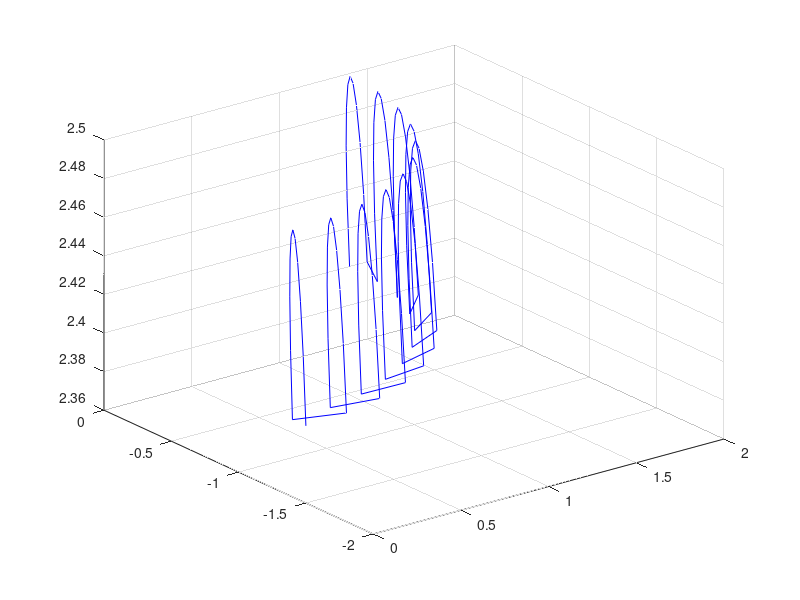
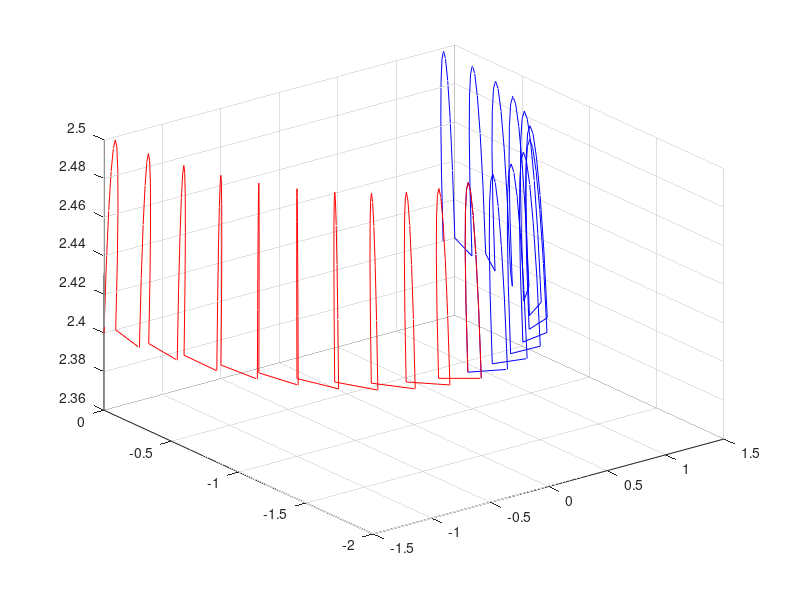
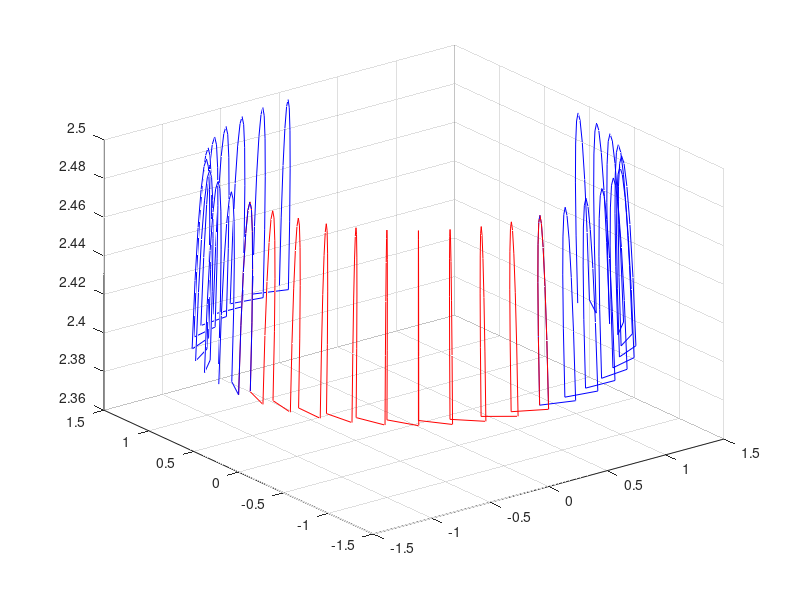
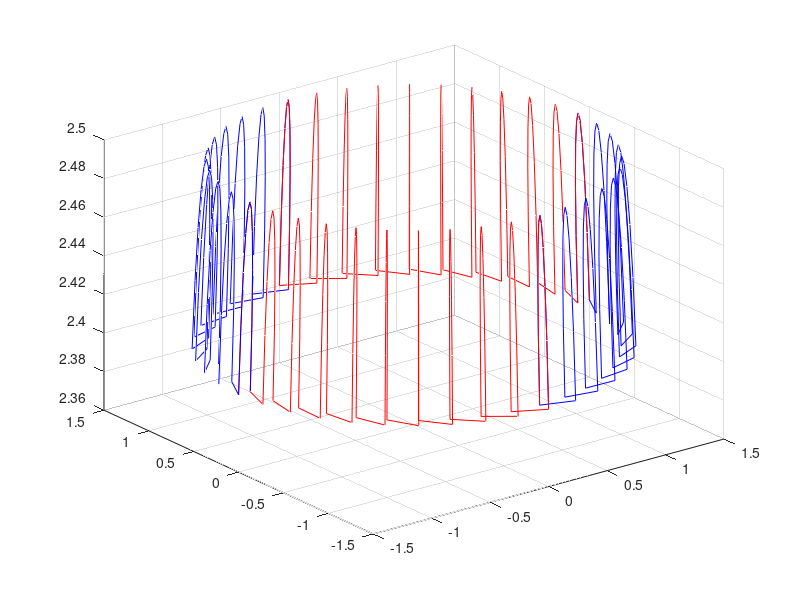

These charts were generated, in order, by the following MATLAB code:
clc
clear all
close all

PAT=[ 1   2   3   4   5   6   7   8   9  10  11  12  13  14  15  16;
  4  17  18  19   8  20  21  22  12  23  24  25  16  26  27  28;
 19  29  30  31  22  32  33  34  25  35  36  37  28  38  39  40;
 31  41  42   1  34  43  44   5  37  45  46   9  40  47  48  13;
 13  14  15  16  49  50  51  52  53  54  55  56  57  58  59  60;
 16  26  27  28  52  61  62  63  56  64  65  66  60  67  68  69;
 28  38  39  40  63  70  71  72  66  73  74  75  69  76  77  78;
 40  47  48  13  72  79  80  49  75  81  82  53  78  83  84  57;
 57  58  59  60  85  86  87  88  89  90  91  92  93  94  95  96;
 60  67  68  69  88  97  98  99  92 100 101 102  96 103 104 105;
 69  76  77  78  99 106 107 108 102 109 110 111 105 112 113 114;
 78  83  84  57 108 115 116  85 111 117 118  89 114 119 120  93;
121 122 123 124 125 126 127 128 129 130 131 132 133 134 135 136;
124 137 138 121 128 139 140 125 132 141 142 129 136 143 144 133;
133 134 135 136 145 146 147 148 149 150 151 152  69 153 154 155;
136 143 144 133 148 156 157 145 152 158 159 149 155 160 161  69;
162 163 164 165 166 167 168 169 170 171 172 173 174 175 176 177;
165 178 179 162 169 180 181 166 173 182 183 170 177 184 185 174;
174 175 176 177 186 187 188 189 190 191 192 193 194 195 196 197;
177 184 185 174 189 198 199 186 193 200 201 190 197 202 203 194;
204 204 204 204 207 208 209 210 211 211 211 211 212 213 214 215;
204 204 204 204 210 217 218 219 211 211 211 211 215 220 221 222;
204 204 204 204 219 224 225 226 211 211 211 211 222 227 228 229;
204 204 204 204 226 230 231 207 211 211 211 211 229 232 233 212;
212 213 214 215 234 235 236 237 238 239 240 241 242 243 244 245;
215 220 221 222 237 246 247 248 241 249 250 251 245 252 253 254;
222 227 228 229 248 255 256 257 251 258 259 260 254 261 262 263;
229 232 233 212 257 264 265 234 260 266 267 238 263 268 269 242;
270 270 270 270 279 280 281 282 275 276 277 278 271 272 273 274;
270 270 270 270 282 289 290 291 278 286 287 288 274 283 284 285;
270 270 270 270 291 298 299 300 288 295 296 297 285 292 293 294;
270 270 270 270 300 305 306 279 297 303 304 275 294 301 302 271];

POIN=[ 1.40000  0.00000 2.40000;
 1.40000 -0.78400 2.40000;
 0.78400 -1.40000 2.40000;
 0.00000 -1.40000 2.40000;
 1.33750  0.00000 2.53125;
 1.33750 -0.74900 2.53125;
 0.74900 -1.33750 2.53125;
 0.00000 -1.33750 2.53125;
 1.43750  0.00000 2.53125;
 1.43750 -0.80500 2.53125;
 0.80500 -1.43750 2.53125;
 0.00000 -1.43750 2.53125;
 1.50000  0.00000 2.40000;
 1.50000 -0.84000 2.40000;
 0.84000 -1.50000 2.40000;
 0.00000 -1.50000 2.40000;
-0.78400 -1.40000 2.40000;
-1.40000 -0.78400 2.40000;
-1.40000  0.00000 2.40000;
-0.74900 -1.33750 2.53125;
-1.33750 -0.74900 2.53125;
-1.33750  0.00000 2.53125;
-0.80500 -1.43750 2.53125;
-1.43750 -0.80500 2.53125;
-1.43750  0.00000 2.53125;
-0.84000 -1.50000 2.40000;
-1.50000 -0.84000 2.40000;
-1.50000  0.00000 2.40000;
-1.40000  0.78400 2.40000;
-0.78400  1.40000 2.40000;
 0.00000  1.40000 2.40000;
-1.33750  0.74900 2.53125;
-0.74900  1.33750 2.53125;
 0.00000  1.33750 2.53125;
-1.43750  0.80500 2.53125;
-0.80500  1.43750 2.53125;
 0.00000  1.43750 2.53125;
-1.50000  0.84000 2.40000;
-0.84000  1.50000 2.40000;
 0.00000  1.50000 2.40000;
 0.78400  1.40000 2.40000;
 1.40000  0.78400 2.40000;
 0.74900  1.33750 2.53125;
 1.33750  0.74900 2.53125;
 0.80500  1.43750 2.53125;
 1.43750  0.80500 2.53125;
 0.84000  1.50000 2.40000;
 1.50000  0.84000 2.40000;
 1.75000  0.00000 1.87500;
 1.75000 -0.98000 1.87500;
 0.98000 -1.75000 1.87500;
 0.00000 -1.75000 1.87500;
 2.00000  0.00000 1.35000;
 2.00000 -1.12000 1.35000;
 1.12000 -2.00000 1.35000;
 0.00000 -2.00000 1.35000;
 2.00000  0.00000 0.90000;
 2.00000 -1.12000 0.90000;
 1.12000 -2.00000 0.90000;
 0.00000 -2.00000 0.90000;
-0.98000 -1.75000 1.87500;
-1.75000 -0.98000 1.87500;
-1.75000  0.00000 1.87500;
-1.12000 -2.00000 1.35000;
-2.00000 -1.12000 1.35000;
-2.00000  0.00000 1.35000;
-1.12000 -2.00000 0.90000;
-2.00000 -1.12000 0.90000;
-2.00000  0.00000 0.90000;
-1.75000  0.98000 1.87500;
-0.98000  1.75000 1.87500;
 0.00000  1.75000 1.87500;
-2.00000  1.12000 1.35000;
-1.12000  2.00000 1.35000;
 0.00000  2.00000 1.35000;
-2.00000  1.12000 0.90000;
-1.12000  2.00000 0.90000;
 0.00000  2.00000 0.90000;
 0.98000  1.75000 1.87500;
 1.75000  0.98000 1.87500;
 1.12000  2.00000 1.35000;
 2.00000  1.12000 1.35000;
 1.12000  2.00000 0.90000;
 2.00000  1.12000 0.90000;
 2.00000  0.00000 0.45000;
 2.00000 -1.12000 0.45000;
 1.12000 -2.00000 0.45000;
 0.00000 -2.00000 0.45000;
 1.50000  0.00000 0.22500;
 1.50000 -0.84000 0.22500;
 0.84000 -1.50000 0.22500;
 0.00000 -1.50000 0.22500;
 1.50000  0.00000 0.15000;
 1.50000 -0.84000 0.15000;
 0.84000 -1.50000 0.15000;
 0.00000 -1.50000 0.15000;
-1.12000 -2.00000 0.45000;
-2.00000 -1.12000 0.45000;
-2.00000  0.00000 0.45000;
-0.84000 -1.50000 0.22500;
-1.50000 -0.84000 0.22500;
-1.50000  0.00000 0.22500;
-0.84000 -1.50000 0.15000;
-1.50000 -0.84000 0.15000;
-1.50000  0.00000 0.15000;
-2.00000  1.12000 0.45000;
-1.12000  2.00000 0.45000;
 0.00000  2.00000 0.45000;
-1.50000  0.84000 0.22500;
-0.84000  1.50000 0.22500;
 0.00000  1.50000 0.22500;
-1.50000  0.84000 0.15000;
-0.84000  1.50000 0.15000;
 0.00000  1.50000 0.15000;
 1.12000  2.00000 0.45000;
 2.00000  1.12000 0.45000;
 0.84000  1.50000 0.22500;
 1.50000  0.84000 0.22500;
 0.84000  1.50000 0.15000;
 1.50000  0.84000 0.15000;
-1.60000  0.00000 2.02500;
-1.60000 -0.30000 2.02500;
-1.50000 -0.30000 2.25000;
-1.50000  0.00000 2.25000;
-2.30000  0.00000 2.02500;
-2.30000 -0.30000 2.02500;
-2.50000 -0.30000 2.25000;
-2.50000  0.00000 2.25000;
-2.70000  0.00000 2.02500;
-2.70000 -0.30000 2.02500;
-3.00000 -0.30000 2.25000;
-3.00000  0.00000 2.25000;
-2.70000  0.00000 1.80000;
-2.70000 -0.30000 1.80000;
-3.00000 -0.30000 1.80000;
-3.00000  0.00000 1.80000;
-1.50000  0.30000 2.25000;
-1.60000  0.30000 2.02500;
-2.50000  0.30000 2.25000;
-2.30000  0.30000 2.02500;
-3.00000  0.30000 2.25000;
-2.70000  0.30000 2.02500;
-3.00000  0.30000 1.80000;
-2.70000  0.30000 1.80000;
-2.70000  0.00000 1.57500;
-2.70000 -0.30000 1.57500;
-3.00000 -0.30000 1.35000;
-3.00000  0.00000 1.35000;
-2.50000  0.00000 1.12500;
-2.50000 -0.30000 1.12500;
-2.65000 -0.30000 0.93750;
-2.65000  0.00000 0.93750;
-2.00000 -0.30000 0.90000;
-1.90000 -0.30000 0.60000;
-1.90000  0.00000 0.60000;
-3.00000  0.30000 1.35000;
-2.70000  0.30000 1.57500;
-2.65000  0.30000 0.93750;
-2.50000  0.30000 1.12500;
-1.90000  0.30000 0.60000;
-2.00000  0.30000 0.90000;
 1.70000  0.00000 1.42500;
 1.70000 -0.66000 1.42500;
 1.70000 -0.66000 0.60000;
 1.70000  0.00000 0.60000;
 2.60000  0.00000 1.42500;
 2.60000 -0.66000 1.42500;
 3.10000 -0.66000 0.82500;
 3.10000  0.00000 0.82500;
 2.30000  0.00000 2.10000;
 2.30000 -0.25000 2.10000;
 2.40000 -0.25000 2.02500;
 2.40000  0.00000 2.02500;
 2.70000  0.00000 2.40000;
 2.70000 -0.25000 2.40000;
 3.30000 -0.25000 2.40000;
 3.30000  0.00000 2.40000;
 1.70000  0.66000 0.60000;
 1.70000  0.66000 1.42500;
 3.10000  0.66000 0.82500;
 2.60000  0.66000 1.42500;
 2.40000  0.25000 2.02500;
 2.30000  0.25000 2.10000;
 3.30000  0.25000 2.40000;
 2.70000  0.25000 2.40000;
 2.80000  0.00000 2.47500;
 2.80000 -0.25000 2.47500;
 3.52500 -0.25000 2.49375;
 3.52500  0.00000 2.49375;
 2.90000  0.00000 2.47500;
 2.90000 -0.15000 2.47500;
 3.45000 -0.15000 2.51250;
 3.45000  0.00000 2.51250;
 2.80000  0.00000 2.40000;
 2.80000 -0.15000 2.40000;
 3.20000 -0.15000 2.40000;
 3.20000  0.00000 2.40000;
 3.52500  0.25000 2.49375;
 2.80000  0.25000 2.47500;
 3.45000  0.15000 2.51250;
 2.90000  0.15000 2.47500;
 3.20000  0.15000 2.40000;
 2.80000  0.15000 2.40000;
 0.00000  0.00000 3.15000;
 0.00000 -0.00200 3.15000;
 0.00200  0.00000 3.15000;
 0.80000  0.00000 3.15000;
 0.80000 -0.45000 3.15000;
 0.45000 -0.80000 3.15000;
 0.00000 -0.80000 3.15000;
 0.00000  0.00000 2.85000;
 0.20000  0.00000 2.70000;
 0.20000 -0.11200 2.70000;
 0.11200 -0.20000 2.70000;
 0.00000 -0.20000 2.70000;
-0.00200  0.00000 3.15000;
-0.45000 -0.80000 3.15000;
-0.80000 -0.45000 3.15000;
-0.80000  0.00000 3.15000;
-0.11200 -0.20000 2.70000;
-0.20000 -0.11200 2.70000;
-0.20000  0.00000 2.70000;
 0.00000  0.00200 3.15000;
-0.80000  0.45000 3.15000;
-0.45000  0.80000 3.15000;
 0.00000  0.80000 3.15000;
-0.20000  0.11200 2.70000;
-0.11200  0.20000 2.70000;
 0.00000  0.20000 2.70000;
 0.45000  0.80000 3.15000;
 0.80000  0.45000 3.15000;
 0.11200  0.20000 2.70000;
 0.20000  0.11200 2.70000;
 0.40000  0.00000 2.55000;
 0.40000 -0.22400 2.55000;
 0.22400 -0.40000 2.55000;
 0.00000 -0.40000 2.55000;
 1.30000  0.00000 2.55000;
 1.30000 -0.72800 2.55000;
 0.72800 -1.30000 2.55000;
 0.00000 -1.30000 2.55000;
 1.30000  0.00000 2.40000;
 1.30000 -0.72800 2.40000;
 0.72800 -1.30000 2.40000;
 0.00000 -1.30000 2.40000;
-0.22400 -0.40000 2.55000;
-0.40000 -0.22400 2.55000;
-0.40000  0.00000 2.55000;
-0.72800 -1.30000 2.55000;
-1.30000 -0.72800 2.55000;
-1.30000  0.00000 2.55000;
-0.72800 -1.30000 2.40000;
-1.30000 -0.72800 2.40000;
-1.30000  0.00000 2.40000;
-0.40000  0.22400 2.55000;
-0.22400  0.40000 2.55000;
 0.00000  0.40000 2.55000;
-1.30000  0.72800 2.55000;
-0.72800  1.30000 2.55000;
 0.00000  1.30000 2.55000;
-1.30000  0.72800 2.40000;
-0.72800  1.30000 2.40000;
 0.00000  1.30000 2.40000;
 0.22400  0.40000 2.55000;
 0.40000  0.22400 2.55000;
 0.72800  1.30000 2.55000;
 1.30000  0.72800 2.55000;
 0.72800  1.30000 2.40000;
 1.30000  0.72800 2.40000;
 0.00000  0.00000 0.00000;
 1.50000  0.00000 0.15000;
 1.50000  0.84000 0.15000;
 0.84000  1.50000 0.15000;
 0.00000  1.50000 0.15000;
 1.50000  0.00000 0.07500;
 1.50000  0.84000 0.07500;
 0.84000  1.50000 0.07500;
 0.00000  1.50000 0.07500;
 1.42500  0.00000 0.00000;
 1.42500  0.79800 0.00000;
 0.79800  1.42500 0.00000;
 0.00000  1.42500 0.00000;
-0.84000  1.50000 0.15000;
-1.50000  0.84000 0.15000;
-1.50000  0.00000 0.15000;
-0.84000  1.50000 0.07500;
-1.50000  0.84000 0.07500;
-1.50000  0.00000 0.07500;
-0.79800  1.42500 0.00000;
-1.42500  0.79800 0.00000;
-1.42500  0.00000 0.00000;
-1.50000 -0.84000 0.15000;
-0.84000 -1.50000 0.15000;
 0.00000 -1.50000 0.15000;
-1.50000 -0.84000 0.07500;
-0.84000 -1.50000 0.07500;
 0.00000 -1.50000 0.07500;
-1.42500 -0.79800 0.00000;
-0.79800 -1.42500 0.00000;
 0.00000 -1.42500 0.00000;
 0.84000 -1.50000 0.15000;
 1.50000 -0.84000 0.15000;
 0.84000 -1.50000 0.07500;
 1.50000 -0.84000 0.07500;
 0.79800 -1.42500 0.00000;
 1.42500 -0.79800 0.00000
];

[u,v]=meshgrid(0:0.1:1,0:0.1:1);

u=u(:);
v=v(:);

f1=(1-u).^3;
f2=3.*(1-u).^2.*u;
f3=3.*(1-u).*(u.^2);
f4=u.^3;

g1=(1-v).^3;
g2=3.*(1-v).^2.*v;
g3=3.*(1-v).*(v.^2);
g4=v.^3;


for h=1:32
	temp1=PAT(1,:);
	S=f1.*g1*POIN(temp1(1),:)+f2.*g1*POIN(temp1(2),:)+f3.*g1*POIN(temp1(3),:)+f4.*g1*POIN(temp1(4),:)+f1.*g2*POIN(temp1(5),:)+f2.*g2*POIN(temp1(6),:)+f3.*g2*POIN(temp1(7),:)+f4.*g2*POIN(temp1(8),:)+f1.*g3*POIN(temp1(9),:)+f2.*g3*POIN(temp1(10),:)+f3.*g3*POIN(temp1(11),:)+f4.*g3*POIN(temp1(12),:)+f1.*g4*POIN(temp1(13),:)+f2.*g4*POIN(temp1(14),:)+f3.*g4*POIN(temp1(15),:)+f4.*g4*POIN(temp1(16),:);
	plot3(S(:,1),S(:,2),S(:,3),'b')
	hold
for i=2:h
temp1=PAT(i,:);	
S=f1.*g1*POIN(temp1(1),:)+f2.*g1*POIN(temp1(2),:)+f3.*g1*POIN(temp1(3),:)+f4.*g1*POIN(temp1(4),:)+f1.*g2*POIN(temp1(5),:)+f2.*g2*POIN(temp1(6),:)+f3.*g2*POIN(temp1(7),:)+f4.*g2*POIN(temp1(8),:)+f1.*g3*POIN(temp1(9),:)+f2.*g3*POIN(temp1(10),:)+f3.*g3*POIN(temp1(11),:)+f4.*g3*POIN(temp1(12),:)+f1.*g4*POIN(temp1(13),:)+f2.*g4*POIN(temp1(14),:)+f3.*g4*POIN(temp1(15),:)+f4.*g4*POIN(temp1(16),:);
	if(mod(i,2)==0)
	plot3(S(:,1),S(:,2),S(:,3),'r')
	else
	plot3(S(:,1),S(:,2),S(:,3),'b')
	end
end
grid
if(h<32)
figure
end
end